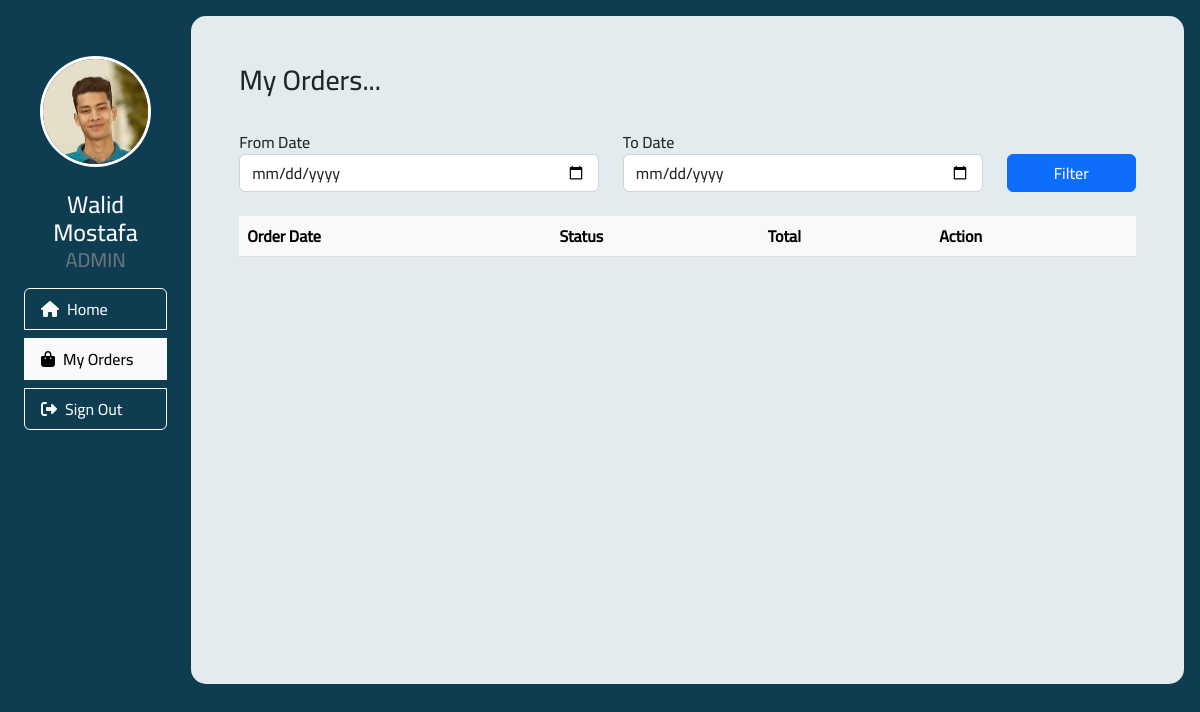
The page /User_Orders.php (signed in) on the database its author committed.
### tables this page shows
CREATE TABLE `users` (
  `id` int(11) NOT NULL,
  `name` varchar(50) NOT NULL,
  `email` varchar(50) NOT NULL,
  `password` varchar(50) NOT NULL,
  `room` varchar(50) NOT NULL,
  `type` varchar(50) NOT NULL,
  `picture` varchar(225) DEFAULT NULL
);

### User_Orders.php (the view, shortened to what this page needs)
<!DOCTYPE html>
<html lang="en">
    <head>
        <link href="https://cdn.jsdelivr.net/npm/bootstrap@5.2.3/dist/css/bootstrap.min.css" rel="stylesheet" />
        <link rel="stylesheet" href="https://cdnjs.cloudflare.com/ajax/libs/font-awesome/6.2.1/css/all.min.css" />
        <link rel="stylesheet" href="Assets/Styles/style_main.css">
    </head>
    <body>
    <?php
            $user_id = $_COOKIE["user_id"];
            $conn = new PDO('mysql:host=localhost;dbname=coffee_shop', 'root', '');
            $query = "SELECT * FROM users";
            $sql = $conn->prepare($query);
            $sql->execute();
            $all_users = $sql->fetchAll(PDO::FETCH_ASSOC);
            foreach($all_users as $user){
                if($user['id'] == $user_id){
                    $user_name = $user['name'];
                    $user_pic = $user['picture'];
                }
            }
        ?>
        <div class="m-0 p-3 h-100 w-100 d-flex">
            <div class="right_side_style pe-3 pt-3 pt-lg-2">
                <div class="user_info_style p-lg-2">
                <div class="p-3 pt-4 img-style">
                    <img src="Assets/Images/Users/<?php echo $user_pic; ?>" alt="User Picture" class="rounded-circle w-100" style="border: 3px solid white;">
                </div>
                <h4 class="mt-2 m-0 text-light d-none d-lg-block text-center"><?php echo $user_name; ?></h4>
                <h5 class="m-0 text-secondary d-none d-lg-block text-center">ADMIN</h5>
            </div>
                <div class="btn-group-vertical w-100 pt-4 pt-lg-1 p-2">
                    <a href="User_Home.php" class="btn btn-outline-light text-start p-2 my-1"><i class="fa-solid fa-house mx-2"></i><span class="d-none d-lg-inline">Home</span></a>
                    <a href="User_Orders.php" class="btn btn-outline-light text-start p-2 my-1 active"><i class="fa-solid fa-bag-shopping mx-2"></i><span class="d-none d-lg-inline">My Orders</span></a>
                    <a href="Login.php" class="btn btn-outline-light text-start p-2 my-1"><i class="fa-solid fa-right-from-bracket mx-2"></i><span class="d-none d-lg-inline">Sign Out</span></a>
                </div>
            </div>
            <div class="main_section_style m-0 p-5">
                <h3> My Orders... </h3>
                <br>
        <div class="row ">
        <form action="" method="post">
                            <div class="row">
                                <div class="col-5">
                                    <div class="form-group">
                                        <label>From Date</label>
                                        <input type="date" name="from_date" value="<?php if(isset($_POST['from_date'])){ echo $_POST['from_date']; } ?>" class="form-control">
                                    </div>
                                </div>
                                <div class="col-5">
                                    <div class="form-group">
                                        <label>To Date</label>
                                        <input type="date" name="to_date" value="<?php if(isset($_POST['to_date'])){ echo $_POST['to_date']; } ?>" class="form-control">
                                    </div>
                                </div>
                                <div class="col-2">
                                    <div class="form-group">
                                        <br>
                                      <button type="submit" class="btn btn-primary w-100">Filter</button>
                                    </div>
                                </div>
                            </div>
                        </form>
            </div>
            <br>
        <table class="table table-striped">
        <thead>
        <tr class="table-light">
        <th scope="col">Order Date</th>
            <th scope="col">Status</th>
            <th scope="col">Total</th>
            <th scope="col">Action</th>
        </tr>
        </thead>
        </table>
            </div>
        </div>
    </body>
</html>

### Assets/Styles/style_main.css (style rules this page uses)
body { background-color: rgb(14, 60, 80); height: 700px; }
.right_side_style { width: 15%; }
.main_section_style { width: 85%; margin: 10px; border-radius: 15px; background-color: rgb(227, 235, 238); }
body { font-family: NotoSerif; }

### rows shown on the page
users: picture (picture), name "Walid Mostafa"
